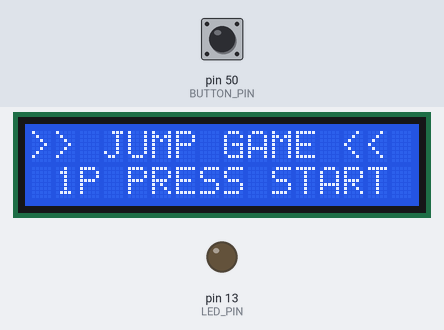
This sketch was run on a simulated Arduino Mega 2560, built with avr-gcc and run on an emulated ATmega2560. Parts: 16×2 character LCD, output pins drawn as LEDs (lit = HIGH). The test bench sets the inputs (shaded band); at power-on: pin 50 (BUTTON_PIN) HIGH. What the sketch prints to the serial monitor is not drawn.

Above: at 1.2 s.
1.3 s: pin 50 (BUTTON_PIN) pulled LOW for 0.15 s
At 1.43 s:
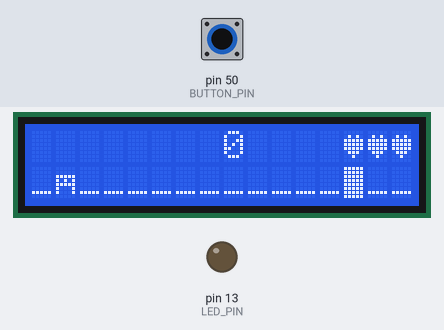
3.2 s: pin 50 (BUTTON_PIN) pulled LOW for 3.2 s
At 3.57 s:
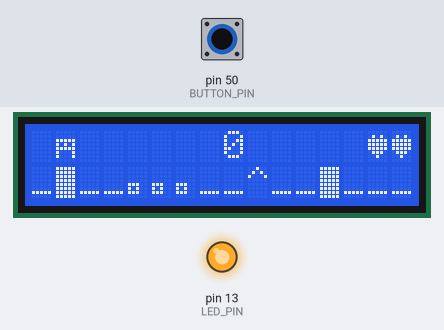
7.9 s: pin 50 (BUTTON_PIN) pulled LOW for 1 s
At 10.2 s:
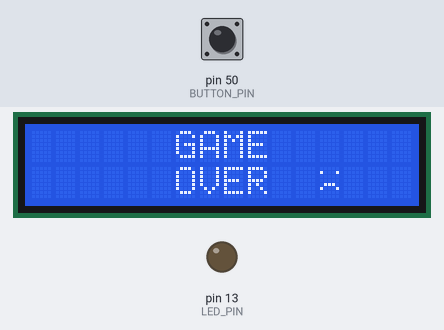
10.4 s: pin 50 (BUTTON_PIN) pulled LOW for 0.15 s
At 10.49 s:
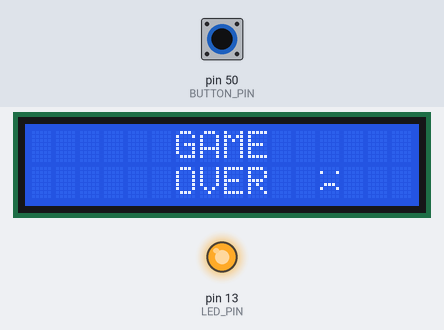
Timing chart, 0 to 13.0 s (numbered marks = the images above; inputs shaded):
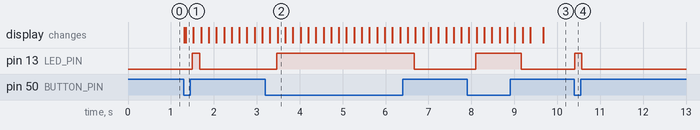

Measured:
- after the input at 1.3 s, pin 13 (LED_PIN): LOW → HIGH after 0.20 s, → LOW 0.18 s later; the display: first changes at once (image 1 shows a later state)
- after the input at 3.2 s, pin 13 (LED_PIN): LOW → HIGH after 0.26 s, → LOW 3.2 s later; the display: first differs from a run without the input after 0.29 s (image 2)
- after the input at 7.9 s, pin 13 (LED_PIN): LOW → HIGH after 0.20 s, → LOW 1.1 s later; the display: first differs from a run without the input after 0.22 s (image 3 shows a later state)
- after the input at 10.4 s, pin 13 (LED_PIN): LOW → HIGH at once, → LOW 0.16 s later

The sketch:

arduino_1602_jump_game.ino
```cpp
#include <Wire.h>
#include <LiquidCrystal_I2C.h>

LiquidCrystal_I2C lcd(0x27, 16, 2); // set the LCD address to 0x27 for a 16 chars and 2 line

#define BUTTON_PIN 50
#define LED_PIN 13
#define SMILEY 0
#define HEART 1

enum STATE {
  MENU,
  PLAY,
  GAME_OVER
} state;

byte smiley[8] = {
  B00000,
  B10001,
  B00000,
  B00000,
  B01110,
  B10001,
  B00000,
};

byte heart[8] = {
  B00000,
  B01010,
  B11111,
  B11111,
  B11111,
  B01110,
  B00100,
};

void setup() {
  Serial.begin(9600);
  lcd.init();
  lcd.createChar(SMILEY, smiley);
  lcd.createChar(HEART, heart);
  lcd.backlight();
  pinMode(LED_PIN, OUTPUT);
  pinMode(BUTTON_PIN, INPUT_PULLUP);
  state = MENU;
}

int isButtonPressed() {
  return digitalRead(BUTTON_PIN) == LOW;
}

int getButton() {
  return digitalRead(BUTTON_PIN);
}

void firstline() {
  lcd.setCursor(0, 0);
}

void newline() {
  lcd.setCursor(0, 1);
}

void print_menu() {
  lcd.home();
  lcd.print(">> JUMP GAME <<");
  newline();
  lcd.print(" 1P PRESS START");
}

void handle_button_menu() {
  if (isButtonPressed()) {
    state = PLAY;
    lcd.clear();
  }
}
#define OBSTACLE '^'
#define COIN '\xA1'
#define PLAYER '\xFC'
#define GROUND '_'
#define WALL '\xFF'
#define MINE 'x'
#define AIR ' '
#define SPIKE '^'

int player_y = 0;

//obstacles - 0xff - full block

int hearts = 3;
int coins = 0;

bool playerOnGround() {
  return player_y == 0;
}

bool playerInAir() {
  return player_y == 1;
}

bool isObstacle(char thing) {
  return thing == SPIKE || thing == MINE || thing == WALL;
}

void print_play() {
  Serial.println("play");
  const int frame_delay = 150;
  int position = 0;
  char level[] = "_____________\xFF__\xA1\xA1\xA1__^__\xFF___x__x__x__\xFF\xA1_\xA1_xx___\xFF_____\xA1___x_\xA1x\xA1x\xA1____\xFF__x_\xA1_\xA1\xFF\xA1\xFF\xA1\xFF\xA1____\xA1^\xA1^\xA1^\xA1^___xxx__\xA1^\xA1^\xA1\xA1_\xA1\xFF\xA1\xFF\xA1______";
  //  Serial.println(level);
  char charBuf[16];

  //render
  for (int x = 0; x < strlen(level); x++) {
    firstline();
    //line 1 - player and hearts
    lcd.write(AIR);
    if (playerInAir()) {
      lcd.write(PLAYER);
    }
    else {
      lcd.write(AIR);
    }
    digitalWrite(LED_PIN, player_y);
    for (int i = 0; i < 4; i++) {
      lcd.write(AIR);
    }
    lcd.setCursor(8, 0);
    lcd.print(coins, DEC);

    //write hearts or overwrite with air
    lcd.setCursor(13, 0);
    for (int i = 13; i < 16 - hearts; i++) {
      lcd.write(AIR);
    }
    lcd.setCursor(16 - hearts, 0);
    for (int i = 0; i < hearts; i++) {
      lcd.write(HEART);
    }
    newline();
    //ground and player
    lcd.write(GROUND);
    if (playerOnGround()) {
      lcd.write(PLAYER);
    }
    else {
      lcd.write(level[x + 1]);
    }
    //rest of the level
    for (int i = 2; i < 16; i++) {
      lcd.write(level[i + x]);
    }
    //if the player hits an obstacle
    char currentThing = level[x + 2];
    if (playerOnGround() && isObstacle(currentThing)) {
      hearts--;
    }
    handle_gameover();
    if (hearts < 0)
      return;
    if (playerOnGround() && currentThing == COIN) {
      coins++;
    }
    //Serial.println(currentThing);
    //drop
    if (playerInAir())
      player_y = 0;
    if (isButtonPressed()) {
      player_y = 1;
    }
    delay(frame_delay);
  }
}

void handle_gameover() {
  if (hearts < 0)
  {
    lcd.clear();
    state = GAME_OVER;
  }
}

void print_gameover() {
  firstline();
  lcd.print("      GAME");
  newline();
  lcd.print("      OVER  ");
  lcd.write(SMILEY);
}

void handle_button_gameover() {

}

void handle_button_play() {
  //todo jump on the button
}

void loop() {
  switch (state) {
    case MENU:
      print_menu();
      handle_button_menu();
      delay(10);
      break;
    case PLAY:
      print_play();
      handle_button_play();
      delay(250);
      break;
    case GAME_OVER:
      print_gameover();
      handle_button_gameover();
      delay(10);
      break;
  }
  digitalWrite(LED_PIN, isButtonPressed());
}
```
